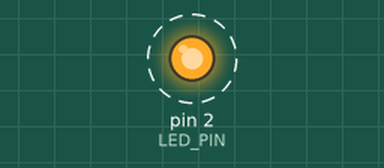
This sketch was run on a simulated Arduino Uno, built with avr-gcc and run on an emulated ATmega328P. On the bench: output pins drawn as LEDs (lit = HIGH). Dashed ring = blinking.

Above: at 0.5 s.
Timing chart, 0 to 4.6 s (numbered marks = the images above):
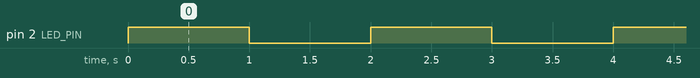

The sketch:

led_blink.ino
```cpp
//Blinks an led with a delay of 1s

void setup() {

  pinMode(2,OUTPUT);

}

void loop() {

  digitalWrite(2,HIGH);
  delay(1000);
  digitalWrite(2,LOW);
  delay(1000);

}
```

led_blink.c
```cpp
#define F_CPU 16000000UL

#include <avr/io.h>
#include <util/delay.h>

#define LED_PIN 2
int main(void){

	DDRD |= (1 << LED_PIN);

	while(1){
		PORTD |= (1 << LED_PIN);
		_delay_ms(1000);
		PORTD &= ~(1 << LED_PIN);
		_delay_ms(1000);
	}


	return 0;
}
```

Measured:
- by itself, pin 2 (LED_PIN): alternates HIGH for 1.0 s and LOW for 1.0 s
